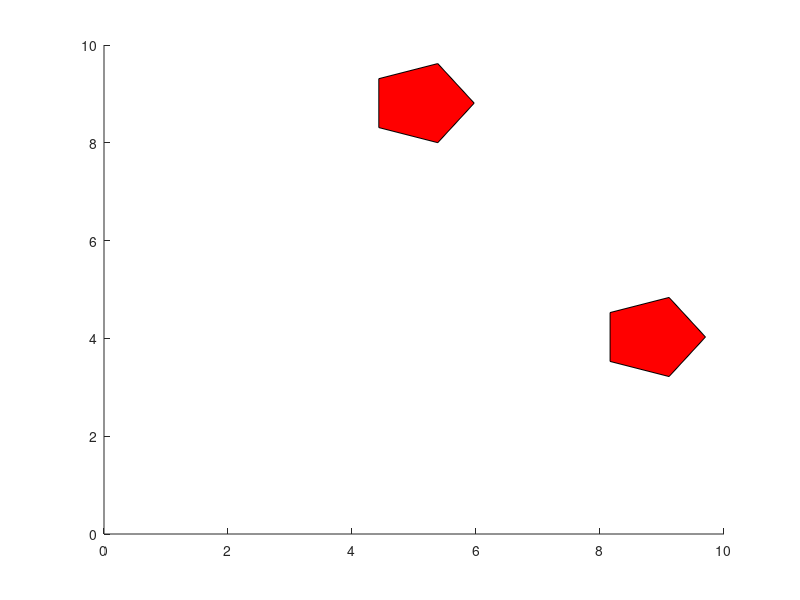

The MATLAB source for this figure: (Note: this script raises an error after producing the figure.)
clc; clear; close all;

% Simulation Parameters
numParticles = 10;       % Number of pentagons
domainSize = 10;         % Simulation domain size
dt = 0.01;              % Time step
totalTime = 5;          % Total simulation time
fluid_on = true;        % Toggle fluid effect

% Physical Properties
mass = 1;               % Mass of each particle
sideLength = 1;         % Side length of pentagons
radius = sideLength / (2 * sin(pi/5)); % Circumradius of pentagon
C_L = 0.5;             % Lift coefficient (only for fluid case)
rho_fluid = 1.0;       % Fluid density
U_fluid = 2;           % Fluid velocity in y-direction

% Initialize Particles
positions = domainSize * rand(numParticles, 2); % Random positions
velocities = 2 * (rand(numParticles, 2) - 0.5); % Random initial velocities

% Ensure No Initial Overlap
for i = 1:numParticles
    for j = 1:i-1
        while norm(positions(i, :) - positions(j, :)) < 2 * radius
            positions(i, :) = domainSize * rand(1, 2);
        end
    end
end

% Simulation Loop
figure;
hold on;
axis equal;
xlim([0 domainSize]);
ylim([0 domainSize]);

for t = 0:dt:totalTime
    clf;
    hold on;
    xlim([0 domainSize]);
    ylim([0 domainSize]);

    % Compute Lift Force if Fluid is Present
    if fluid_on
        liftForces = C_L * rho_fluid * U_fluid^2 * ones(numParticles, 2);
        liftForces(:, 2) = liftForces(:, 2); % Lift in y-direction
    else
        liftForces = zeros(numParticles, 2); % No fluid force
    end

    % Update Velocities and Positions
    for i = 1:numParticles
        % Apply Lift Force
        acceleration = liftForces(i, :) / mass;
        velocities(i, :) = velocities(i, :) + acceleration * dt;
        positions(i, :) = positions(i, :) + velocities(i, :) * dt;

        % Collision Handling (Elastic Collision between Pentagons)
        for j = 1:numParticles
            if i ~= j
                dist = norm(positions(i, :) - positions(j, :));
                if dist < 2 * radius
                    % Compute collision normal
                    normal = (positions(i, :) - positions(j, :)) / dist;
                    relativeVel = velocities(i, :) - velocities(j, :);
                    
                    % Calculate the impulse
                    v_rel = dot(relativeVel, normal);
                    if v_rel < 0  % Only resolve if particles are approaching
                        impulse = -(1 + cr) * v_rel / (2 * mass);  % Elastic collision formula
                        
                        % Apply the impulse to the velocities
                        velocities(i, :) = velocities(i, :) + impulse * normal;
                        velocities(j, :) = velocities(j, :) - impulse * normal;

                        % Reposition particles slightly to prevent sticking
                        overlap = 2 * radius - dist;
                        correction = 0.5 * overlap * normal;
                        positions(i, :) = positions(i, :) + correction;
                        positions(j, :) = positions(j, :) - correction;
                    end
                end
            end
        end

        % Boundary Conditions (Reflective Walls)
        for d = 1:2
            if positions(i, d) - radius < 0 || positions(i, d) + radius > domainSize
                velocities(i, d) = -velocities(i, d);
            end
        end

        % Plot Regular Pentagon (No Rotation)
        theta = linspace(0, 2*pi, 6); % Pentagon shape
        x = radius * cos(theta) + positions(i, 1);
        y = radius * sin(theta) + positions(i, 2);
        fill(x, y, 'r');
    end

    pause(0.01);
end
